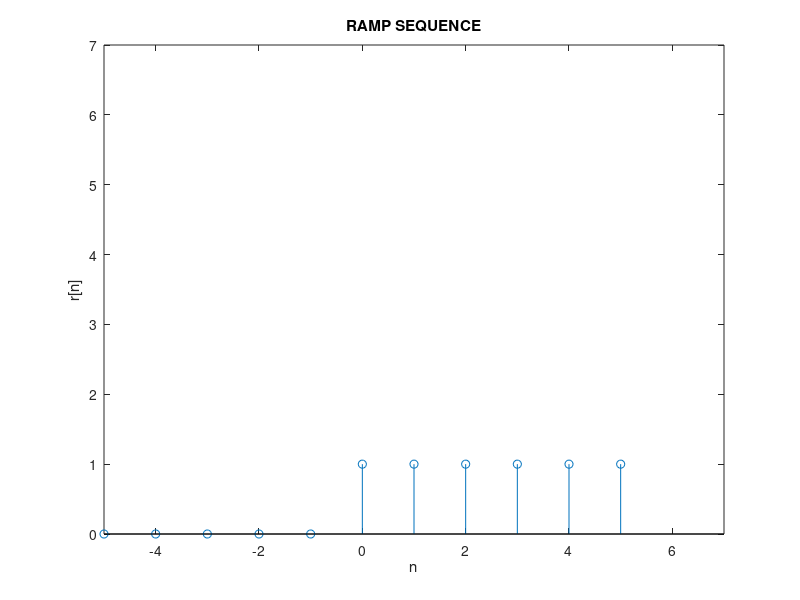

Write the MATLAB code that produced this figure.
clc;

clear all;
n=-5:5;
i=1;
for n=-5:5
    if n>-1
        y(i)=1;
    else
        y(i)=0;
        
    end
   i=i+1;
end
n=-5:5;
stem(n,y);
xlabel('n');
ylabel('r[n]');
title('RAMP SEQUENCE');
axis([-5 7 0 7]);

